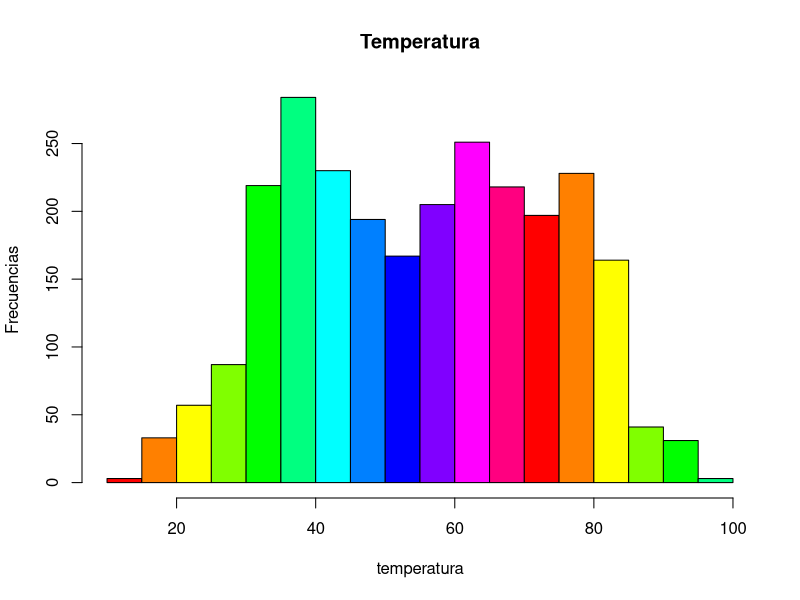
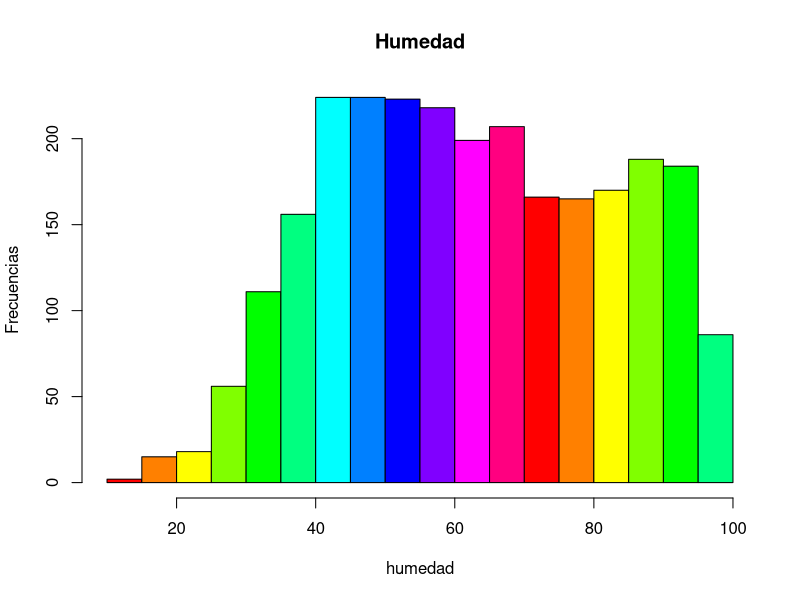
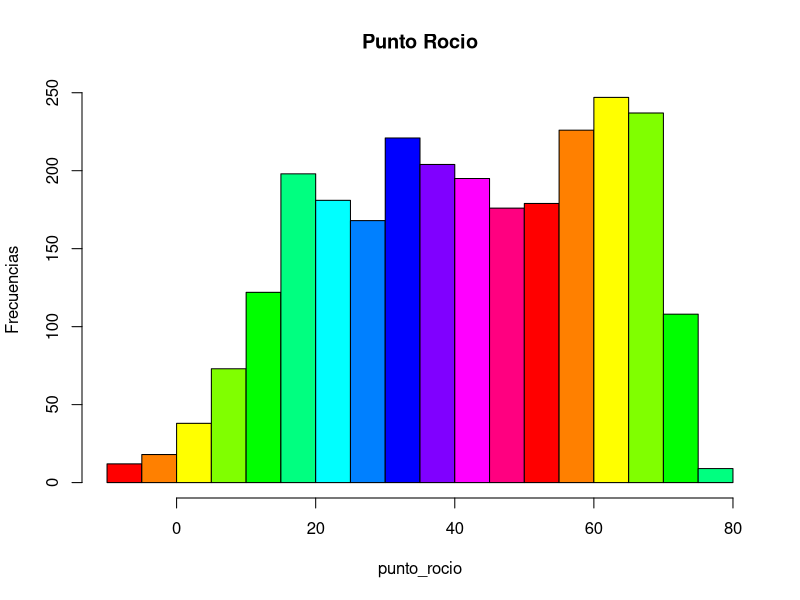
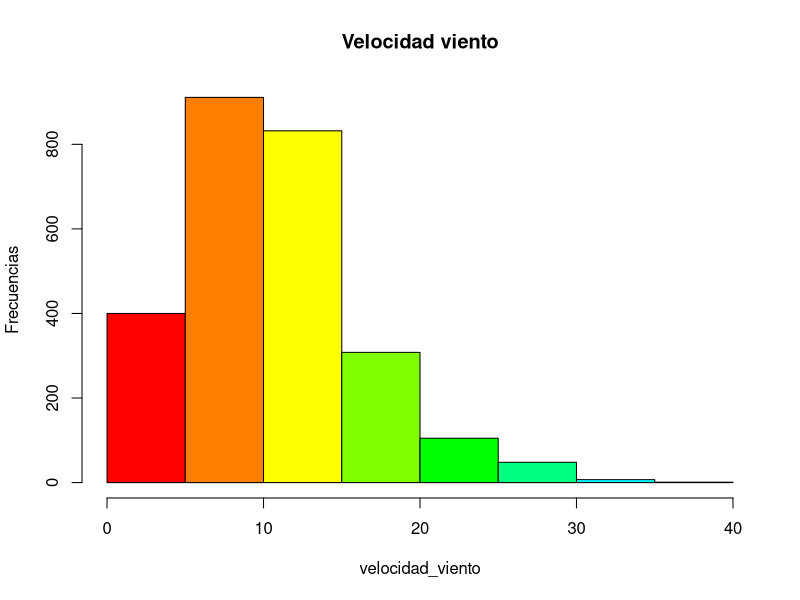

R code for these plots, in order:
# nombre del archivo a mandar por correo:
# nombre_apellido_inferencia_profesor.R
# ejemplo:
# juan_perez_estadistica_mayer.R

# No olvide ejecutar las líneas 6 y 11 antes de empezar el resto del trabajo
library(readxl)


# 1. Use la función read_excel para cargar los datos que se encuentran en el archivo excel datos_ie.xlsx
misdatos <- read_excel("datos_ie.xlsx")





# 2. Para la variable "velocidad_viento", que es una de las columnas de los datos 
# que acaba de cargar, encuentre lo siguiente usando la función quantile:
velocidad_viento <- misdatos$velocidad_viento
# 2.1 el cuantil 0.025 (2 pto)
quantile(velocidad_viento, 0.025)
# 2.2 la mediana (2 pto)
quantile(velocidad_viento, 0.5)
# 2.3 el cuantil 0.975 (2 pto)
quantile(velocidad_viento, 0.975)
# Nota la función quantile es la que calcula cuantiles de un vector. Por ejemplo si el vector se llama x y
# queremos calcular el cuantil 37 escribiremos en R quantile(x, 0.37)





# 3. Para la variable "temperatura" compute lo siguiente
temperatura <- misdatos$temperatura
# 3.1 la media (2 pto)
mean(temperatura)
# 3.2 la desviación estandar    (2 pto)
sd(temperatura)
# 3.3 la cantidad de observaciones (n)   (2 pto)
length(temperatura)
# 3.4 la desviación estandar, dividida por la raíz de n  (2 pto)
sd(temperatura)/sqrt(length(temperatura))
  




# 4. Grafique los histogramas de estas cuatro variables: temperatura, humedad,
# punto_rocio y velocidad_viento. Puede usar cualquier función y paquete de R (4 pts)

hist(temperatura,    #datos
     col = rainbow(12),    #color
     xlab = "temperatura", #nombre del eje x
     ylab = "Frecuencias", #nombre del eje y
     main = "Temperatura")

humedad <- misdatos$humedad
hist(humedad,    #datos
     col = rainbow(12),    #color
     xlab = "humedad", #nombre del eje x
     ylab = "Frecuencias", #nombre del eje y
     main = "Humedad")

punto_rocio <- misdatos$punto_rocio
hist(punto_rocio,    #datos
     col = rainbow(12),    #color
     xlab = "punto_rocio", #nombre del eje x
     ylab = "Frecuencias", #nombre del eje y
     main = "Punto Rocio")

hist(velocidad_viento,    #datos
     col = rainbow(12),    #color
     xlab = "velocidad_viento", #nombre del eje x
     ylab = "Frecuencias", #nombre del eje y
     main = "Velocidad viento")


     




# 5. Use el comando pnorm, para encontrar la probabilidad de que una variable aleatoria normal
# estándard esté entre -1 y 1.2, es decir, encontrar P(-1 <= z <= 1.2)
# Nota, el comando pnorm asume por defecto que nuestra normal es estándar. (2 pto)

pnorm(1.2, mean = 0, sd = 1) - pnorm(-1, mean = 0, sd = 1)


